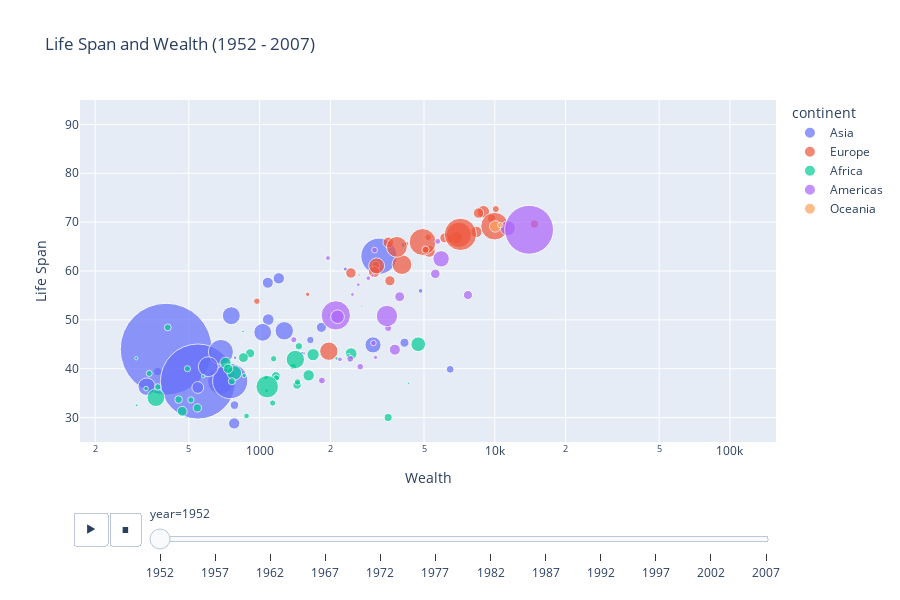

Write notebook code for a chart like this one.
### Code cell
gapminder = px.data.gapminder()
px.scatter(data_frame=gapminder,
          x='gdpPercap',
          y='lifeExp',
          size='pop',
          color='continent',
          title='Life Span and Wealth (1952 - 2007)',
          labels={'gdpPercap':'Wealth','lifeExp':'Life Span'},
          log_x=True,
          range_y=[25,95],
          hover_name='country',
          animation_frame='year',
          size_max=100,
          height=600)

### Figure 1 — Plotly figure (JSON) as saved in the notebook; plotly's stock layout.template omitted (floating-point values rounded to 4 significant figures)
{"data": [{"hovertemplate": "<b>%{hovertext}</b><br><br>continent=Asia<br>year=1952<br>Wealth=%{x}<br>Life Span=%{y}<br>pop=%{marker.size}<extra></extra>", "hovertext": ["Afghanistan", "Bahrain", "Bangladesh", "Cambodia", "China", "Hong Kong, China", "India", "Indonesia", "Iran", "Iraq", "Israel", "Japan", "Jordan", "Korea, Dem. Rep.", "Korea, Rep.", "Kuwait", "Lebanon", "Malaysia", "Mongolia", "Myanmar", "Nepal", "Oman", "Pakistan", "Philippines", "Saudi Arabia", "Singapore", "Sri Lanka", "Syria", "Taiwan", "Thailand", "Vietnam", "West Bank and Gaza", "Yemen, Rep."], "legendgroup": "Asia", "marker": {"color": "#636efa", "size": [8425333, 120447, 46886859, 4693836, 556263527, 2125900, 372000000, 82052000, 17272000, 5441766, 1620914, 86459025, 607914, 8865488, 20947571, 160000, 1439529, 6748378, 800663, 20092996, 9182536, 507833, 41346560, 22438691, 4005677, 1127000, 7982342, 3661549, 8550362, 21289402, 26246839, 1030585, 4963829], "sizemode": "area", "sizeref": 131900.0, "symbol": "circle"}, "mode": "markers", "name": "Asia", "orientation": "v", "showlegend": true, "type": "scatter", "x": [779.4, 9867.0, 684.2, 368.5, 400.4, 3054.0, 546.6, 749.7, 3035.0, 4130.0, 4087.0, 3217.0, 1547.0, 1088.0, 1031.0, 108400.0, 4835.0, 1831.0, 786.6, 331, 545.9, 1828.0, 684.6, 1273.0, 6460.0, 2315.0, 1084.0, 1643.0, 1207.0, 757.8, 605.1, 1516.0, 781.7], "xaxis": "x", "y": [28.8, 50.94, 37.48, 39.42, 44, 60.96, 37.37, 37.47, 44.87, 45.32, 65.39, 63.03, 43.16, 50.06, 47.45, 55.56, 55.93, 48.46, 42.24, 36.32, 36.16, 37.58, 43.44, 47.75, 39.88, 60.4, 57.59, 45.88, 58.5, 50.85, 40.41, 43.16, 32.55], "yaxis": "y"}, {"hovertemplate": "<b>%{hovertext}</b><br><br>continent=Europe<br>year=1952<br>Wealth=%{x}<br>Life Span=%{y}<br>pop=%{marker.size}<extra></extra>", "hovertext": ["Albania", "Austria", "Belgium", "Bosnia and Herzegovina", "Bulgaria", "Croatia", "Czech Republic", "Denmark", "Finland", "France", "Germany", "Greece", "Hungary", "Iceland", "Ireland", "Italy", "Montenegro", "Netherlands", "Norway", "Poland", "Portugal", "Romania", "Serbia", "Slovak Republic", "Slovenia", "Spain", "Sweden", "Switzerland", "Turkey", "United Kingdom"], "legendgroup": "Europe", "marker": {"color": "#EF553B", "size": [1282697, 6927772, 8730405, 2791000, 7274900, 3882229, 9125183, 4334000, 4090500, 42459667, 69145952, 7733250, 9504000, 147962, 2952156, 47666000, 413834, 10381988, 3327728, 25730551, 8526050, 16630000, 6860147, 3558137, 1489518, 28549870, 7124673, 4815000, 22235677, 50430000], "sizemode": "area", "sizeref": 131900.0, "symbol": "circle"}, "mode": "markers", "name": "Europe", "orientation": "v", "showlegend": true, "type": "scatter", "x": [1601.0, 6137.0, 8343.0, 973.5, 2444.0, 3119.0, 6876.0, 9692.0, 6425.0, 7030.0, 7144.0, 3531.0, 5264.0, 7268.0, 5210.0, 4931.0, 2648.0, 8942.0, 10100.0, 4029.0, 3068.0, 3145.0, 3581.0, 5075.0, 4215.0, 3834.0, 8528.0, 14730.0, 1969.0, 9980.0], "xaxis": "x", "y": [55.23, 66.8, 68, 53.82, 59.6, 61.21, 66.87, 70.78, 66.55, 67.41, 67.5, 65.86, 64.03, 72.49, 66.91, 65.94, 59.16, 72.13, 72.67, 61.31, 59.82, 61.05, 58.0, 64.36, 65.57, 64.94, 71.86, 69.62, 43.59, 69.18], "yaxis": "y"}, {"hovertemplate": "<b>%{hovertext}</b><br><br>continent=Africa<br>year=1952<br>Wealth=%{x}<br>Life Span=%{y}<br>pop=%{marker.size}<extra></extra>", "hovertext": ["Algeria", "Angola", "Benin", "Botswana", "Burkina Faso", "Burundi", "Cameroon", "Central African Republic", "Chad", "Comoros", "Congo, Dem. Rep.", "Congo, Rep.", "Cote d'Ivoire", "Djibouti", "Egypt", "Equatorial Guinea", "Eritrea", "Ethiopia", "Gabon", "Gambia", "Ghana", "Guinea", "Guinea-Bissau", "Kenya", "Lesotho", "Liberia", "Libya", "Madagascar", "Malawi", "Mali", "Mauritania", "Mauritius", "Morocco", "Mozambique", "Namibia", "Niger", "Nigeria", "Reunion", "Rwanda", "Sao Tome and Principe", "Senegal", "Sierra Leone", "Somalia", "South Africa", "Sudan", "Swaziland", "Tanzania", "Togo", "Tunisia", "Uganda", "Zambia", "Zimbabwe"], "legendgroup": "Africa", "marker": {"color": "#00cc96", "size": [9279525, 4232095, 1738315, 442308, 4469979, 2445618, 5009067, 1291695, 2682462, 153936, 14100005, 854885, 2977019, 63149, 22223309, 216964, 1438760, 20860941, 420702, 284320, 5581001, 2664249, 580653, 6464046, 748747, 863308, 1019729, 4762912, 2917802, 3838168, 1022556, 516556, 9939217, 6446316, 485831, 3379468, 33119096, 257700, 2534927, 60011, 2755589, 2143249, 2526994, 14264935, 8504667, 290243, 8322925, 1219113, 3647735, 5824797, 2672000, 3080907], "sizemode": "area", "sizeref": 131900.0, "symbol": "circle"}, "mode": "markers", "name": "Africa", "orientation": "v", "showlegend": true, "type": "scatter", "x": [2449.0, 3521.0, 1063.0, 851.2, 543.3, 339.3, 1173.0, 1071.0, 1179.0, 1103.0, 780.5, 2126.0, 1389.0, 2670.0, 1419.0, 375.6, 328.9, 362.1, 4293.0, 485.2, 911.3, 510.2, 299.9, 853.5, 298.8, 575.6, 2388.0, 1443.0, 369.2, 452.3, 743.1, 1968.0, 1688.0, 468.5, 2424.0, 761.9, 1077.0, 2719.0, 493.3, 879.6, 1450.0, 879.8, 1136.0, 4725.0, 1616.0, 1148.0, 716.7, 859.8, 1468.0, 734.8, 1147.0, 406.9], "xaxis": "x", "y": [43.08, 30.02, 38.22, 47.62, 31.98, 39.03, 38.52, 35.46, 38.09, 40.72, 39.14, 42.11, 40.48, 34.81, 41.89, 34.48, 35.93, 34.08, 37.0, 30, 43.15, 33.61, 32.5, 42.27, 42.14, 38.48, 42.72, 36.68, 36.26, 33.69, 40.54, 50.99, 42.87, 31.29, 41.73, 37.44, 36.32, 52.72, 40, 46.47, 37.28, 30.33, 32.98, 45.01, 38.63, 41.41, 41.22, 38.6, 44.6, 39.98, 42.04, 48.45], "yaxis": "y"}, {"hovertemplate": "<b>%{hovertext}</b><br><br>continent=Americas<br>year=1952<br>Wealth=%{x}<br>Life Span=%{y}<br>pop=%{marker.size}<extra></extra>", "hovertext": ["Argentina", "Bolivia", "Brazil", "Canada", "Chile", "Colombia", "Costa Rica", "Cuba", "Dominican Republic", "Ecuador", "El Salvador", "Guatemala", "Haiti", "Honduras", "Jamaica", "Mexico", "Nicaragua", "Panama", "Paraguay", "Peru", "Puerto Rico", "Trinidad and Tobago", "United States", "Uruguay", "Venezuela"], "legendgroup": "Americas", "marker": {"color": "#ab63fa", "size": [17876956, 2883315, 56602560, 14785584, 6377619, 12350771, 926317, 6007797, 2491346, 3548753, 2042865, 3146381, 3201488, 1517453, 1426095, 30144317, 1165790, 940080, 1555876, 8025700, 2227000, 662850, 157553000, 2252965, 5439568], "sizemode": "area", "sizeref": 131900.0, "symbol": "circle"}, "mode": "markers", "name": "Americas", "orientation": "v", "showlegend": true, "type": "scatter", "x": [5911.0, 2677.0, 2109.0, 11370.0, 3940.0, 2144.0, 2627.0, 5587.0, 1398.0, 3522.0, 3048.0, 2428.0, 1840.0, 2195.0, 2899.0, 3478.0, 3112.0, 2480.0, 1952.0, 3759.0, 3082.0, 3023.0, 13990.0, 5717.0, 7690.0], "xaxis": "x", "y": [62.48, 40.41, 50.92, 68.75, 54.74, 50.64, 57.21, 59.42, 45.93, 48.36, 45.26, 42.02, 37.58, 41.91, 58.53, 50.79, 42.31, 55.19, 62.65, 43.9, 64.28, 59.1, 68.44, 66.07, 55.09], "yaxis": "y"}, {"hovertemplate": "<b>%{hovertext}</b><br><br>continent=Oceania<br>year=1952<br>Wealth=%{x}<br>Life Span=%{y}<br>pop=%{marker.size}<extra></extra>", "hovertext": ["Australia", "New Zealand"], "legendgroup": "Oceania", "marker": {"color": "#FFA15A", "size": [8691212, 1994794], "sizemode": "area", "sizeref": 131900.0, "symbol": "circle"}, "mode": "markers", "name": "Oceania", "orientation": "v", "showlegend": true, "type": "scatter", "x": [10040.0, 10560.0], "xaxis": "x", "y": [69.12, 69.39], "yaxis": "y"}], "layout": {"height": 600, "legend": {"itemsizing": "constant", "title": {"text": "continent"}, "tracegroupgap": 0}, "sliders": [{"active": 0, "currentvalue": {"prefix": "year="}, "len": 0.9, "pad": {"b": 10, "t": 60}, "steps": [{"args": [["1952"], {"frame": {"duration": 0, "redraw": false}, "fromcurrent": true, "mode": "immediate", "transition": {"duration": 0, "easing": "linear"}}], "label": "1952", "method": "animate"}, {"args": [["1957"], {"frame": {"duration": 0, "redraw": false}, "fromcurrent": true, "mode": "immediate", "transition": {"duration": 0, "easing": "linear"}}], "label": "1957", "method": "animate"}, {"args": [["1962"], {"frame": {"duration": 0, "redraw": false}, "fromcurrent": true, "mode": "immediate", "transition": {"duration": 0, "easing": "linear"}}], "label": "1962", "method": "animate"}, {"args": [["1967"], {"frame": {"duration": 0, "redraw": false}, "fromcurrent": true, "mode": "immediate", "transition": {"duration": 0, "easing": "linear"}}], "label": "1967", "method": "animate"}, {"args": [["1972"], {"frame": {"duration": 0, "redraw": false}, "fromcurrent": true, "mode": "immediate", "transition": {"duration": 0, "easing": "linear"}}], "label": "1972", "method": "animate"}, {"args": [["1977"], {"frame": {"duration": 0, "redraw": false}, "fromcurrent": true, "mode": "immediate", "transition": {"duration": 0, "easing": "linear"}}], "label": "1977", "method": "animate"}, {"args": [["1982"], {"frame": {"duration": 0, "redraw": false}, "fromcurrent": true, "mode": "immediate", "transition": {"duration": 0, "easing": "linear"}}], "label": "1982", "method": "animate"}, {"args": [["1987"], {"frame": {"duration": 0, "redraw": false}, "fromcurrent": true, "mode": "immediate", "transition": {"duration": 0, "easing": "linear"}}], "label": "1987", "method": "animate"}, {"args": [["1992"], {"frame": {"duration": 0, "redraw": false}, "fromcurrent": true, "mode": "immediate", "transition": {"duration": 0, "easing": "linear"}}], "label": "1992", "method": "animate"}, {"args": [["1997"], {"frame": {"duration": 0, "redraw": false}, "fromcurrent": true, "mode": "immediate", "transition": {"duration": 0, "easing": "linear"}}], "label": "1997", "method": "animate"}, {"args": [["2002"], {"frame": {"duration": 0, "redraw": false}, "fromcurrent": true, "mode": "immediate", "transition": {"duration": 0, "easing": "linear"}}], "label": "2002", "method": "animate"}, {"args": [["2007"], {"frame": {"duration": 0, "redraw": false}, "fromcurrent": true, "mode": "immediate", "transition": {"duration": 0, "easing": "linear"}}], "label": "2007", "method": "animate"}], "x": 0.1, "xanchor": "left", "y": 0, "yanchor": "top"}], "title": {"text": "Life Span and Wealth (1952 - 2007)"}, "updatemenus": [{"buttons": [{"args": [null, {"frame": {"duration": 500, "redraw": false}, "fromcurrent": true, "mode": "immediate", "transition": {"duration": 500, "easing": "linear"}}], "label": "&#9654;", "method": "animate"}, {"args": [[null], {"frame": {"duration": 0, "redraw": false}, "fromcurrent": true, "mode": "immediate", "transition": {"duration": 0, "easing": "linear"}}], "label": "&#9724;", "method": "animate"}], "direction": "left", "pad": {"r": 10, "t": 70}, "showactive": false, "type": "buttons", "x": 0.1, "xanchor": "right", "y": 0, "yanchor": "top"}], "xaxis": {"anchor": "y", "domain": [0, 1], "title": {"text": "Wealth"}, "type": "log"}, "yaxis": {"anchor": "x", "domain": [0, 1], "range": [25, 95], "title": {"text": "Life Span"}}}}
